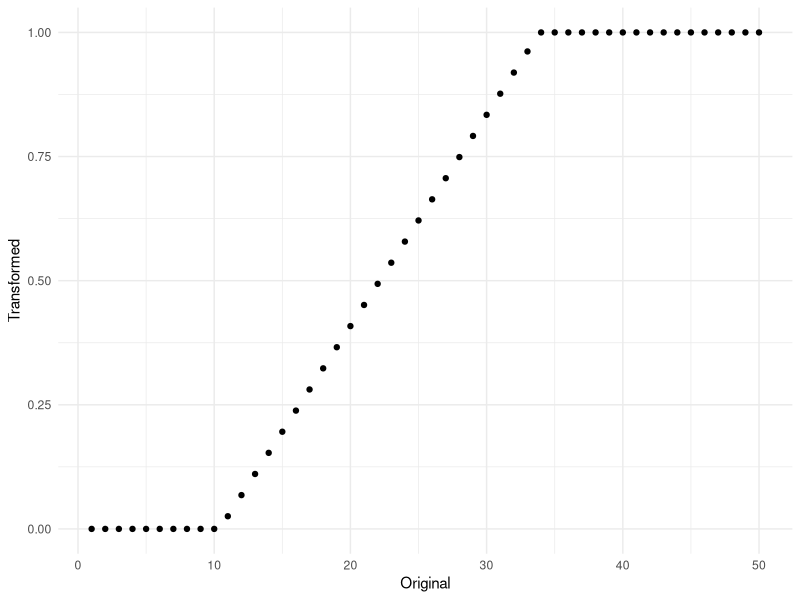
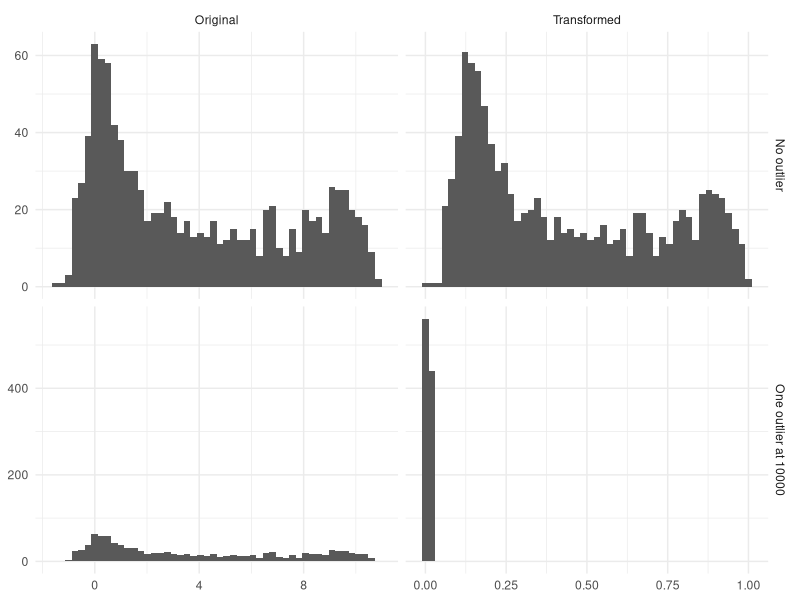

These charts were generated, in order, by the following R code:
## ---- chunk 1
#| label: fig-range-clipping
#| echo: false
#| message: false
#| fig-cap: |
#|   Using clipping in range scaling results in a peice-wise linear transformation of our original data.
#| fig-alt: |
#|   Scatter chart with "original" on the x-axis and "transformed" on the y-axis. The Scale of the 
#|   x-axis is 0 to 50, and the scale of the y-axis is 0 to 1. A series of points are plotting along a
#|   line, starting at the value 0 for values x values less than 10, between 10 and 32 there is a linear
#|   line of point resulting in the point at (x = 32, y = 1), all remaining larger values of x has a y
#|   value of 1.
library(recipes)
library(ggplot2)

recipe(~mpg, data = mtcars) %>%
  step_range(mpg) %>%
  prep() %>% 
  bake(new_data = tibble(mpg = seq(1, 50))) %>%
  mutate(Original = seq(1, 50)) %>%
  ggplot(aes(Original, mpg)) +
  geom_point() +
  labs(y = "Transformed") +
  theme_minimal()
## ---- chunk 2
#| label: fig-range-outlier
#| echo: false
#| message: false
#| fig-cap: |
#|   Outliers can have a big effect on the resulting distribution when applying range scaling
#| fig-alt: |
#|   4 histograms of distribution in 2 columns. The left distribution shows the same bimodal
#|   distribution. To the left are the same distributions after being normalized. The buttom row
#|   shows the effect of having one outlier at 10000, which in this case made the transformed
#|   distribution have almost no width.
library(ggplot2)
library(dplyr)
library(tidyr)
set.seed(1234)

rand_val <- (rbeta(1000, 0.3, 0.5) + rnorm(1000, sd = 0.05)) * 10

plotting_data <- 
  bind_rows(
    tibble(Original = rand_val) %>%
      mutate(Transformed = (Original - min(Original)) / (max(Original) - min(Original))) %>%
      pivot_longer(everything()) %>%
      mutate(outlier = "No outlier"),
    tibble(Original = c(rand_val, 500)) %>%
      mutate(Transformed = (Original - min(Original)) / (max(Original) - min(Original))) %>%
      pivot_longer(everything()) %>%
      mutate(outlier = "One outlier at 10000")
  ) %>%
  filter(value < 15) %>%
  filter(!(outlier == "One outlier at 10000" & value == 1 & name == "Transformed"))

plotting_data %>%
  filter(!(outlier == "One outlier at 10000" & value == 1 & name == "Transformed"))
  
plotting_data %>%
  ggplot(aes(value)) +
  geom_histogram(bins = 50) +
  facet_grid(outlier ~ name, scales = "free") +
  theme_minimal() +
  labs(x = NULL, y = NULL)
